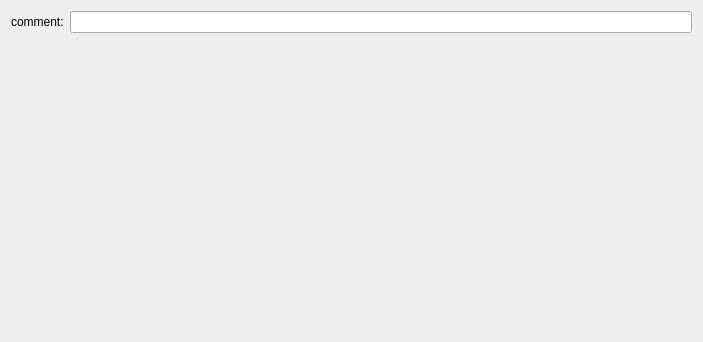
<?xml version="1.0" encoding="UTF-8"?>
<ui version="4.0">
 <class>CommentForm</class>
 <widget class="QWidget" name="CommentForm">
  <property name="geometry">
   <rect>
    <x>0</x>
    <y>0</y>
    <width>703</width>
    <height>342</height>
   </rect>
  </property>
  <property name="windowTitle">
   <string>Graffit Robotics</string>
  </property>
  <property name="windowIcon">
   <iconset>
    <normaloff>:/icons/img/icon.png</normaloff>:/icons/img/icon.png</iconset>
  </property>
  <property name="documentMode" stdset="0">
   <bool>false</bool>
  </property>
  <layout class="QGridLayout" name="gridLayout">
   <item row="0" column="0">
    <widget class="QLabel" name="label">
     <property name="text">
      <string>comment:</string>
     </property>
    </widget>
   </item>
   <item row="0" column="1">
    <widget class="QLineEdit" name="lineEdit"/>
   </item>
   <item row="1" column="1">
    <spacer name="verticalSpacer">
     <property name="orientation">
      <enum>Qt::Vertical</enum>
     </property>
     <property name="sizeHint" stdset="0">
      <size>
       <width>20</width>
       <height>40</height>
      </size>
     </property>
    </spacer>
   </item>
  </layout>
  <action name="createFileAction">
   <property name="icon">
    <iconset>
     <normaloff>:/icons/img/file-plus.svg</normaloff>:/icons/img/file-plus.svg</iconset>
   </property>
   <property name="text">
    <string>create file</string>
   </property>
   <property name="shortcut">
    <string>Ctrl+N</string>
   </property>
  </action>
  <action name="openFileAction">
   <property name="icon">
    <iconset>
     <normaloff>:/icons/img/file.svg</normaloff>:/icons/img/file.svg</iconset>
   </property>
   <property name="text">
    <string>open file</string>
   </property>
   <property name="shortcut">
    <string>Ctrl+O</string>
   </property>
  </action>
  <action name="saveAsFileAction">
   <property name="icon">
    <iconset>
     <normaloff>:/icons/img/file-text.svg</normaloff>:/icons/img/file-text.svg</iconset>
   </property>
   <property name="text">
    <string>save file as ...</string>
   </property>
   <property name="shortcut">
    <string>Ctrl+Shift+S</string>
   </property>
  </action>
  <action name="motorContrlAction">
   <property name="icon">
    <iconset>
     <normaloff>:/icons/img/trello.svg</normaloff>:/icons/img/trello.svg</iconset>
   </property>
   <property name="text">
    <string>motion control</string>
   </property>
   <property name="shortcut">
    <string>Ctrl+M</string>
   </property>
  </action>
  <action name="resetAction">
   <property name="icon">
    <iconset>
     <normaloff>:/icons/img/repeat.svg</normaloff>:/icons/img/repeat.svg</iconset>
   </property>
   <property name="text">
    <string>reset errors</string>
   </property>
   <property name="shortcut">
    <string>Ctrl+R</string>
   </property>
  </action>
  <action name="connectSTM_action">
   <property name="icon">
    <iconset>
     <normaloff>:/icons/img/shuffle.svg</normaloff>:/icons/img/shuffle.svg</iconset>
   </property>
   <property name="text">
    <string>connect mcu</string>
   </property>
   <property name="shortcut">
    <string>Ctrl+K</string>
   </property>
  </action>
  <action name="saveAction">
   <property name="icon">
    <iconset>
     <normaloff>:/icons/img/save.svg</normaloff>:/icons/img/save.svg</iconset>
   </property>
   <property name="text">
    <string>save</string>
   </property>
   <property name="shortcut">
    <string>Ctrl+S</string>
   </property>
  </action>
  <action name="changeLanguageEnglish">
   <property name="text">
    <string>english</string>
   </property>
  </action>
  <action name="changeLanguageRussian">
   <property name="text">
    <string>russian</string>
   </property>
  </action>
 </widget>
 <resources>
  <include location="../resource/resource.qrc"/>
 </resources>
 <connections/>
</ui>
